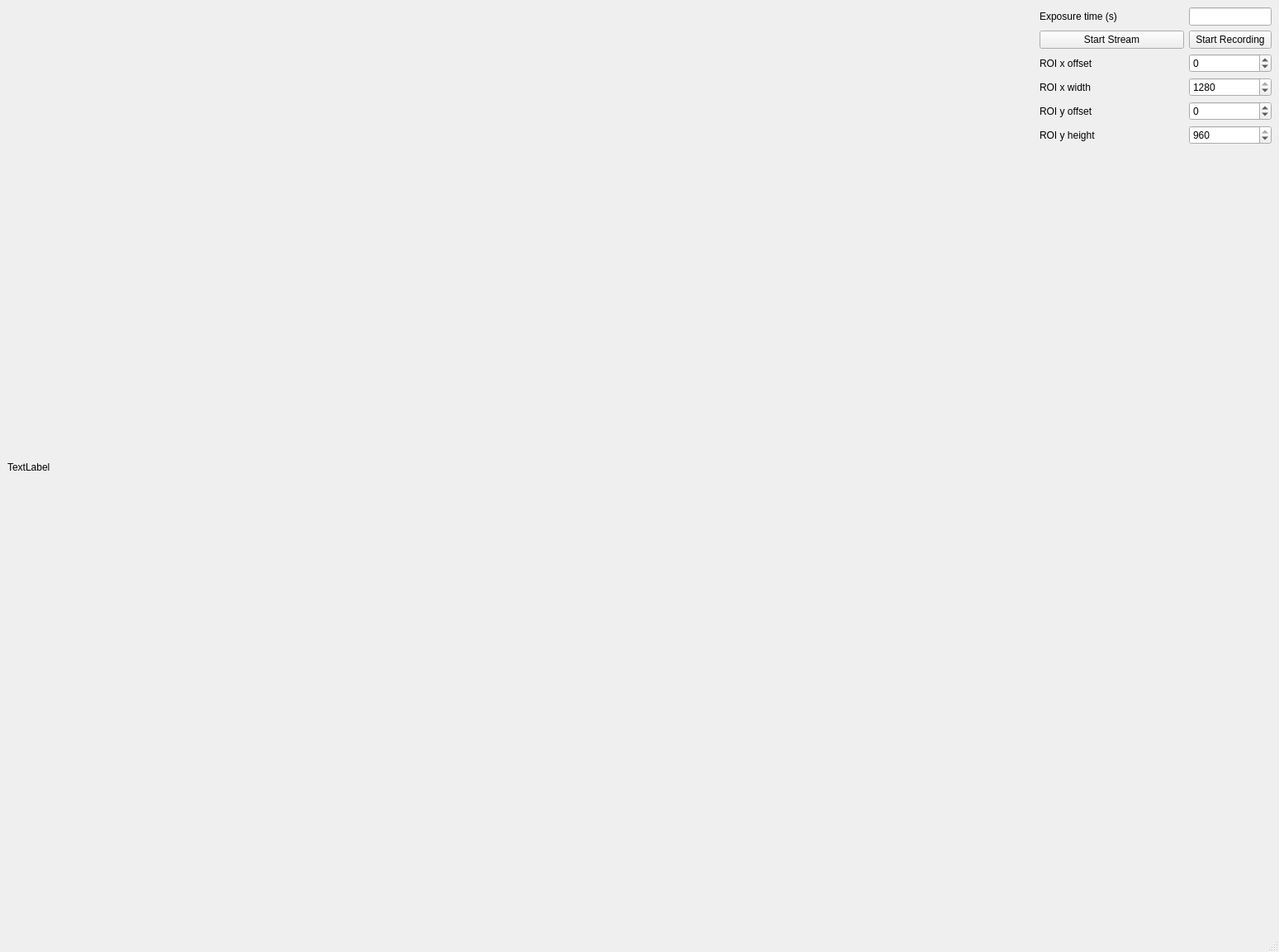
<?xml version="1.0" encoding="UTF-8"?>
<ui version="4.0">
 <class>MainWindow</class>
 <widget class="QMainWindow" name="MainWindow">
  <property name="geometry">
   <rect>
    <x>0</x>
    <y>0</y>
    <width>1549</width>
    <height>1153</height>
   </rect>
  </property>
  <property name="windowTitle">
   <string>MainWindow</string>
  </property>
  <widget class="QWidget" name="centralwidget">
   <layout class="QHBoxLayout" name="horizontalLayout">
    <item>
     <widget class="QLabel" name="imageLabel">
      <property name="enabled">
       <bool>true</bool>
      </property>
      <property name="minimumSize">
       <size>
        <width>640</width>
        <height>480</height>
       </size>
      </property>
      <property name="maximumSize">
       <size>
        <width>9999999</width>
        <height>10000003</height>
       </size>
      </property>
      <property name="text">
       <string>TextLabel</string>
      </property>
     </widget>
    </item>
    <item>
     <layout class="QGridLayout" name="gridLayout">
      <item row="4" column="1">
       <widget class="QSpinBox" name="roi_offset_x">
        <property name="minimum">
         <number>-640</number>
        </property>
        <property name="maximum">
         <number>640</number>
        </property>
       </widget>
      </item>
      <item row="5" column="0">
       <widget class="QLabel" name="label_3">
        <property name="text">
         <string>ROI x width</string>
        </property>
       </widget>
      </item>
      <item row="6" column="0">
       <widget class="QLabel" name="label_4">
        <property name="text">
         <string>ROI y offset</string>
        </property>
       </widget>
      </item>
      <item row="3" column="1">
       <widget class="QPushButton" name="RecordingButton">
        <property name="text">
         <string>Start Recording</string>
        </property>
       </widget>
      </item>
      <item row="7" column="1">
       <widget class="QSpinBox" name="roi_height">
        <property name="minimum">
         <number>2</number>
        </property>
        <property name="maximum">
         <number>960</number>
        </property>
        <property name="singleStep">
         <number>2</number>
        </property>
        <property name="value">
         <number>960</number>
        </property>
       </widget>
      </item>
      <item row="1" column="0">
       <widget class="QLabel" name="label">
        <property name="maximumSize">
         <size>
          <width>175</width>
          <height>16777215</height>
         </size>
        </property>
        <property name="text">
         <string>Exposure time (s)</string>
        </property>
       </widget>
      </item>
      <item row="7" column="0">
       <widget class="QLabel" name="label_5">
        <property name="text">
         <string>ROI y height</string>
        </property>
       </widget>
      </item>
      <item row="5" column="1">
       <widget class="QSpinBox" name="roi_width">
        <property name="minimum">
         <number>88</number>
        </property>
        <property name="maximum">
         <number>1280</number>
        </property>
        <property name="singleStep">
         <number>8</number>
        </property>
        <property name="value">
         <number>1280</number>
        </property>
       </widget>
      </item>
      <item row="12" column="1">
       <spacer name="verticalSpacer">
        <property name="orientation">
         <enum>Qt::Vertical</enum>
        </property>
        <property name="sizeHint" stdset="0">
         <size>
          <width>20</width>
          <height>40</height>
         </size>
        </property>
       </spacer>
      </item>
      <item row="1" column="1">
       <widget class="QLineEdit" name="exp_time_input">
        <property name="maximumSize">
         <size>
          <width>100</width>
          <height>16777215</height>
         </size>
        </property>
       </widget>
      </item>
      <item row="3" column="0">
       <widget class="QPushButton" name="StreamingButton">
        <property name="text">
         <string>Start Stream</string>
        </property>
       </widget>
      </item>
      <item row="4" column="0">
       <widget class="QLabel" name="label_2">
        <property name="text">
         <string>ROI x offset</string>
        </property>
       </widget>
      </item>
      <item row="6" column="1">
       <widget class="QSpinBox" name="roi_offset_y">
        <property name="minimum">
         <number>-480</number>
        </property>
        <property name="maximum">
         <number>480</number>
        </property>
       </widget>
      </item>
     </layout>
    </item>
   </layout>
  </widget>
  <widget class="QMenuBar" name="menubar">
   <property name="geometry">
    <rect>
     <x>0</x>
     <y>0</y>
     <width>1549</width>
     <height>22</height>
    </rect>
   </property>
  </widget>
  <widget class="QStatusBar" name="statusbar"/>
 </widget>
 <resources/>
 <connections/>
</ui>
